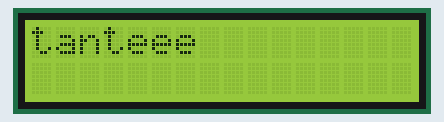
Recording of a sketch running on a simulated Arduino Uno, built with avr-gcc and run on an emulated ATmega328P. Parts: 16×2 character LCD.

Above: at 0.1 s.
At 3.2 s:
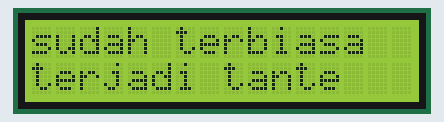
At 6.2 s:
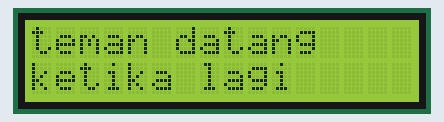
At 9.2 s:
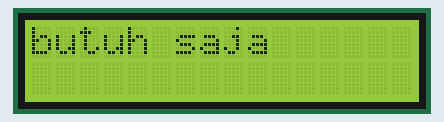
At 12.2 s:
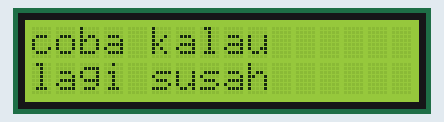
At 15.2 s:
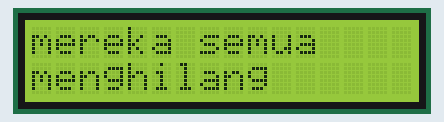

The sketch:

sketch.ino
```cpp
#include <Wire.h>
#include <LiquidCrystal_I2C.h>
int kolom = 16;
int baris = 2;
// Inisialisasi LCD I2C (alamat 0x27, ukuran 16x2)
LiquidCrystal_I2C lcd(0x27, kolom, baris);
void setup() {
lcd.init(); // Inisialisasi LCD
lcd.backlight(); // Nyalakan lampu latar
}
void loop() {
// Tampilkan teks di baris pertama
lcd.clear();
lcd.setCursor(0, 0);
lcd.print("tanteee");
delay(3000);
// Tampilkan teks berikutnya
lcd.clear();
lcd.setCursor(0, 0);
lcd.print("sudah terbiasa");
lcd.setCursor(0, 1);
lcd.print("terjadi tante");
delay(3000);
// Tampilkan teks berikutnya
lcd.clear();
lcd.setCursor(0, 0);
lcd.print("teman datang");
lcd.setCursor(0, 1);
lcd.print("ketika lagi");
delay(3000);
// Tampilkan teks berikutnya
lcd.clear();
lcd.setCursor(0, 0);
lcd.print("butuh saja");
delay(3000);
// Tampilkan teks lain
lcd.clear();
lcd.setCursor(0, 0);
lcd.print("coba kalau");
lcd.setCursor(0, 1);
lcd.print("lagi susah");
delay(3000);
// Tampilkan teks terakhir
lcd.clear();
lcd.setCursor(0, 0);
lcd.print("mereka semua");
lcd.setCursor(0, 1);
lcd.print("menghilang");
delay(3000);
}
```

Measured:
- by itself, everything shown: repeats every 18.1 s, in 6 steps
- what the display in image 1 shows lasts 3.0 s, from 3.1 s to 6.1 s
